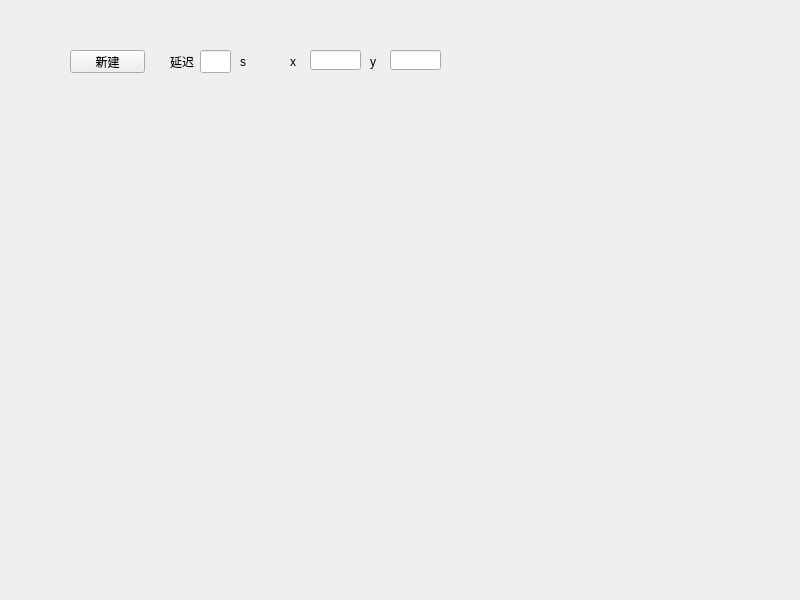
<?xml version="1.0" encoding="UTF-8"?>
<ui version="4.0">
 <class>screenshot</class>
 <widget class="QMainWindow" name="screenshot">
  <property name="geometry">
   <rect>
    <x>0</x>
    <y>0</y>
    <width>800</width>
    <height>600</height>
   </rect>
  </property>
  <property name="mouseTracking">
   <bool>true</bool>
  </property>
  <property name="tabletTracking">
   <bool>true</bool>
  </property>
  <property name="windowTitle">
   <string>screenshot</string>
  </property>
  <widget class="QWidget" name="centralwidget">
   <widget class="QPushButton" name="pushButton">
    <property name="enabled">
     <bool>true</bool>
    </property>
    <property name="geometry">
     <rect>
      <x>70</x>
      <y>50</y>
      <width>75</width>
      <height>23</height>
     </rect>
    </property>
    <property name="mouseTracking">
     <bool>true</bool>
    </property>
    <property name="tabletTracking">
     <bool>true</bool>
    </property>
    <property name="text">
     <string>新建</string>
    </property>
   </widget>
   <widget class="QLineEdit" name="lineEdit">
    <property name="enabled">
     <bool>true</bool>
    </property>
    <property name="geometry">
     <rect>
      <x>200</x>
      <y>50</y>
      <width>31</width>
      <height>23</height>
     </rect>
    </property>
    <property name="mouseTracking">
     <bool>true</bool>
    </property>
    <property name="tabletTracking">
     <bool>true</bool>
    </property>
   </widget>
   <widget class="QLabel" name="label">
    <property name="enabled">
     <bool>true</bool>
    </property>
    <property name="geometry">
     <rect>
      <x>170</x>
      <y>50</y>
      <width>54</width>
      <height>23</height>
     </rect>
    </property>
    <property name="mouseTracking">
     <bool>true</bool>
    </property>
    <property name="tabletTracking">
     <bool>true</bool>
    </property>
    <property name="text">
     <string>延迟</string>
    </property>
   </widget>
   <widget class="QLabel" name="label_2">
    <property name="enabled">
     <bool>true</bool>
    </property>
    <property name="geometry">
     <rect>
      <x>240</x>
      <y>50</y>
      <width>54</width>
      <height>23</height>
     </rect>
    </property>
    <property name="mouseTracking">
     <bool>true</bool>
    </property>
    <property name="tabletTracking">
     <bool>true</bool>
    </property>
    <property name="text">
     <string>s</string>
    </property>
   </widget>
   <widget class="QLineEdit" name="x_pos">
    <property name="enabled">
     <bool>true</bool>
    </property>
    <property name="geometry">
     <rect>
      <x>310</x>
      <y>50</y>
      <width>51</width>
      <height>20</height>
     </rect>
    </property>
    <property name="mouseTracking">
     <bool>true</bool>
    </property>
    <property name="tabletTracking">
     <bool>true</bool>
    </property>
   </widget>
   <widget class="QLineEdit" name="y_pos">
    <property name="enabled">
     <bool>true</bool>
    </property>
    <property name="geometry">
     <rect>
      <x>390</x>
      <y>50</y>
      <width>51</width>
      <height>20</height>
     </rect>
    </property>
    <property name="mouseTracking">
     <bool>true</bool>
    </property>
    <property name="tabletTracking">
     <bool>true</bool>
    </property>
   </widget>
   <widget class="QLabel" name="label_3">
    <property name="enabled">
     <bool>true</bool>
    </property>
    <property name="geometry">
     <rect>
      <x>290</x>
      <y>50</y>
      <width>54</width>
      <height>23</height>
     </rect>
    </property>
    <property name="mouseTracking">
     <bool>true</bool>
    </property>
    <property name="tabletTracking">
     <bool>true</bool>
    </property>
    <property name="text">
     <string>x</string>
    </property>
   </widget>
   <widget class="QLabel" name="label_4">
    <property name="enabled">
     <bool>true</bool>
    </property>
    <property name="geometry">
     <rect>
      <x>370</x>
      <y>50</y>
      <width>54</width>
      <height>23</height>
     </rect>
    </property>
    <property name="mouseTracking">
     <bool>true</bool>
    </property>
    <property name="tabletTracking">
     <bool>true</bool>
    </property>
    <property name="text">
     <string>y</string>
    </property>
   </widget>
   <widget class="QLabel" name="image_view">
    <property name="enabled">
     <bool>true</bool>
    </property>
    <property name="geometry">
     <rect>
      <x>70</x>
      <y>150</y>
      <width>481</width>
      <height>301</height>
     </rect>
    </property>
    <property name="mouseTracking">
     <bool>true</bool>
    </property>
    <property name="tabletTracking">
     <bool>true</bool>
    </property>
    <property name="text">
     <string/>
    </property>
   </widget>
  </widget>
 </widget>
 <resources/>
 <connections/>
</ui>
